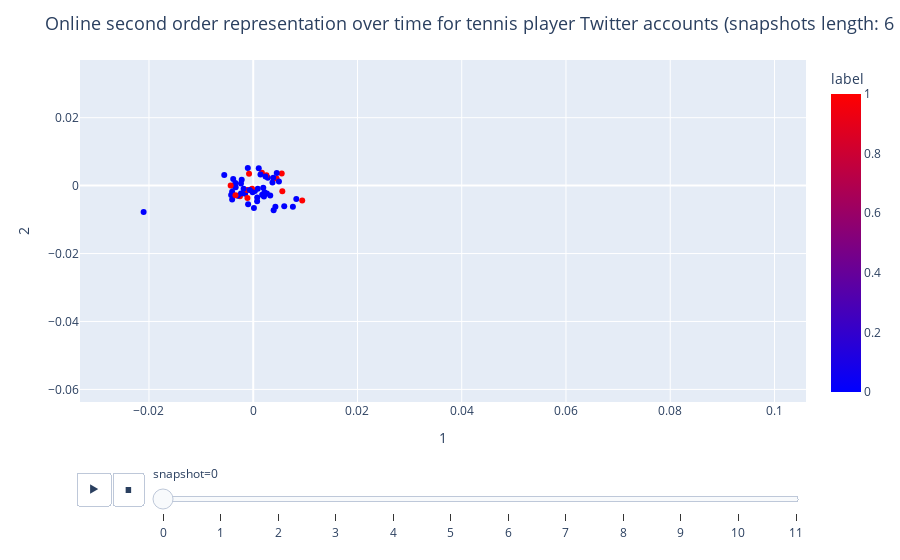

Notebook code for this chart:
### Code cell
fig_so

### Figure 1 — Plotly figure (JSON) as saved in the notebook; plotly's stock layout.template omitted (floating-point values rounded to 4 significant figures)
{"data": [{"hovertemplate": "<b>%{hovertext}</b><br><br>snapshot=0<br>1=%{x}<br>2=%{y}<br>label=%{marker.color}<extra></extra>", "hovertext": ["Svetlana Kuznetsova<br>2017-05-28<br>Women's Singles - Round 1<br>Suzanne-Lenglen Court<br>Match id: 2", "Philipp Kohlschreiber<br>2017-05-28", "Paul-Henri Mathieu<br>2017-05-28", "Nick Kyrgios<br>2017-05-28", "Garbiñe Muguruza<br>2017-05-28", "Federico Delbonis<br>2017-05-28", "Feliciano Lopez<br>2017-05-28", "Juan Martin Del Potro<br>2017-05-28", "Henri Leconte<br>2017-05-28", "Andy Murray<br>2017-05-28", "Horacio Zeballos<br>2017-05-28<br>Men's Singles - Round 1<br>Suzanne-Lenglen Court<br>Match id: 1", "Tomas Berdych<br>2017-05-28", "Marion Bartoli<br>2017-05-28", "Madison Keys<br>2017-05-28", "David Goffin<br>2017-05-28", "Pablo Cuevas<br>2017-05-28", "Guido Pella<br>2017-05-28", "Jack Sock<br>2017-05-28", "Dominic Thiem<br>2017-05-28<br>Men's Singles - Round 1<br>Suzanne-Lenglen Court<br>Match id: 3", "Samantha Stosur<br>2017-05-28", "Timea Bacsinszky<br>2017-05-28<br>Women's Singles - Round 1<br>Court 17<br>Match id: 1", "Novak Djokovic<br>2017-05-28", "Simona Halep<br>2017-05-28", "Agnieszka Radwanska<br>2017-05-28", "Nicolas Jarry<br>2017-05-28", "Francesca Schiavone<br>2017-05-28", "Elina Svitolina<br>2017-05-28", "Jo-Wilfried Tsonga<br>2017-05-28", "Karolina Pliskova<br>2017-05-28", "Coco Vandeweghe<br>2017-05-28", "Rafael Nadal<br>2017-05-28", "Stefanos Tsitsipas<br>2017-05-28<br>Men's Singles - Round 1<br>Court 3<br>Match id: 2", "Andre Sa<br>2017-05-28", "Milos Raonic<br>2017-05-28", "Roberta Vinci<br>2017-05-28<br>Women's Singles - Round 1<br>Court 2<br>Match id: 1", "Andrey Rublev<br>2017-05-28", "Richard Gasquet<br>2017-05-28", "Angelique Kerber<br>2017-05-28<br>Women's Singles - Round 1<br>Philippe-Chatrier Court<br>Match id: 2", "Grigor Dimitrov<br>2017-05-28<br>Men's Singles - Round 1<br>Philippe-Chatrier Court<br>Match id: 3", "David Ferrer<br>2017-05-28", "Martina Navratilova<br>2017-05-28", "Venus Williams<br>2017-05-28<br>Women's Singles - Round 1<br>Suzanne-Lenglen Court<br>Match id: 4", "Eugenie Bouchard<br>2017-05-28", "Petra Kvitova<br>2017-05-28<br>Women's Singles - Round 1<br>Philippe-Chatrier Court<br>Match id: 1", "Conchita Martinez<br>2017-05-28", "Johanna Konta<br>2017-05-28", "Lucas Pouille<br>2017-05-28<br>Men's Singles - Round 1<br>Philippe-Chatrier Court<br>Match id: 4", "Stan Wawrinka<br>2017-05-28", "Alex Corretja<br>2017-05-28", "Santiago Gonzalez<br>2017-05-28", "Amanda Anisimova<br>2017-05-28<br>Women's Singles - Round 1<br>Court 6<br>Match id: 3", "Kristina Mladenovic<br>2017-05-28", "Monica Puig<br>2017-05-28<br>Women's Singles - Round 1<br>Court 2<br>Match id: 1", "Daria Gavrilova<br>2017-05-28", "Sania Mirza<br>2017-05-28", "Kei Nishikori<br>2017-05-28", "Caroline Wozniacki<br>2017-05-28"], "ids": [102652835, 104294006, 1044227084, 1110553549, 118779247, 134906432, 138358313, 139556944, 14056125, 14123683, 146613488, 1484787162, 1490817636, 1601451361, 1612711830, 162187399, 174876254, 186668655, 2223114825, 2455053222, 2498274386, 259925559, 2602158362, 275115103, 2847445620, 2913792699, 295610884, 297380894, 2997502061, 340548756, 344634424, 348332740, 351625171, 35441526, 410232624, 446304475, 459954236, 481461757, 48348735, 485511296, 506429053, 50725573, 52818366, 533202479, 57165979, 594029345, 632089798, 65187067, 726543308, 74361297, 826220690441437200, 830685463, 847389421, 850660369, 87174678, 87769890, 94166168], "legendgroup": "", "marker": {"color": [1, 0, 0, 0, 0, 0, 0, 0, 0, 0, 1, 0, 0, 0, 0, 0, 0, 0, 1, 0, 1, 0, 0, 0, 0, 0, 0, 0, 0, 0, 0, 1, 0, 0, 1, 0, 0, 1, 1, 0, 0, 1, 0, 1, 0, 0, 1, 0, 0, 0, 1, 0, 1, 0, 0, 0, 0], "coloraxis": "coloraxis", "symbol": "circle"}, "mode": "markers", "name": "", "orientation": "v", "showlegend": false, "type": "scatter", "x": [-0.002552, 0.0007486, 0.0008707, -0.004044, -0.001039, -0.004051, 0.003916, -0.001558, 0.002625, 0.0007657, 0.001662, -0.00235, -0.0009829, -0.002984, 0.00595, -0.002359, 0.000313, -0.003973, -0.001112, 0.003692, 0.004481, -0.004236, 0.0001343, 0.001928, 0.00139, -0.003843, 0.00761, -0.005558, 0.0028, -0.003367, 0.002063, -0.001147, 0.002157, 0.008264, -0.0008033, -0.003423, 0.003266, 0.002529, 0.009397, 0.004933, 0.001716, 0.005467, -0.02103, -0.004332, -0.001851, -0.00221, -0.0002274, 0.00451, 0.001967, -0.0001124, -0.003402, 0.001059, 0.005581, 0.00385, -0.0006718, 0.004253, 0.002361], "xaxis": "x", "y": [-0.003161, -0.00462, -0.0009586, -0.004104, 0.005219, -0.001775, -0.007275, -0.002372, -0.002287, -0.003507, 0.003769, 0.000633, -0.005495, -0.002983, -0.006058, -0.002295, -0.001597, -3.477e-05, -0.00362, 0.0009502, 0.002103, -0.002753, -0.006578, -0.0006072, 0.003237, 0.00191, -0.006213, 0.003142, 0.0023, -0.0004573, -0.003176, -0.001299, -0.001985, -0.003908, 0.003509, 0.000749, -0.002932, 0.003045, -0.004366, 0.001184, -0.002722, 0.003591, -0.007745, 3.283e-05, -0.0009595, 0.001719, -0.0009336, 0.003693, -0.002909, -0.001972, -0.002852, 0.005094, -0.00167, 0.0023, -0.001323, -0.006234, 0.002715], "yaxis": "y"}], "layout": {"coloraxis": {"colorbar": {"title": {"text": "label"}}, "colorscale": [[0, "rgb(0,0,255)"], [1, "rgb(255,0,0)"]]}, "legend": {"tracegroupgap": 0}, "margin": {"t": 60}, "showlegend": false, "sliders": [{"active": 0, "currentvalue": {"prefix": "snapshot="}, "len": 0.9, "pad": {"b": 10, "t": 60}, "steps": [{"args": [["0"], {"frame": {"duration": 0, "redraw": false}, "fromcurrent": true, "mode": "immediate", "transition": {"duration": 0, "easing": "linear"}}], "label": "0", "method": "animate"}, {"args": [["1"], {"frame": {"duration": 0, "redraw": false}, "fromcurrent": true, "mode": "immediate", "transition": {"duration": 0, "easing": "linear"}}], "label": "1", "method": "animate"}, {"args": [["2"], {"frame": {"duration": 0, "redraw": false}, "fromcurrent": true, "mode": "immediate", "transition": {"duration": 0, "easing": "linear"}}], "label": "2", "method": "animate"}, {"args": [["3"], {"frame": {"duration": 0, "redraw": false}, "fromcurrent": true, "mode": "immediate", "transition": {"duration": 0, "easing": "linear"}}], "label": "3", "method": "animate"}, {"args": [["4"], {"frame": {"duration": 0, "redraw": false}, "fromcurrent": true, "mode": "immediate", "transition": {"duration": 0, "easing": "linear"}}], "label": "4", "method": "animate"}, {"args": [["5"], {"frame": {"duration": 0, "redraw": false}, "fromcurrent": true, "mode": "immediate", "transition": {"duration": 0, "easing": "linear"}}], "label": "5", "method": "animate"}, {"args": [["6"], {"frame": {"duration": 0, "redraw": false}, "fromcurrent": true, "mode": "immediate", "transition": {"duration": 0, "easing": "linear"}}], "label": "6", "method": "animate"}, {"args": [["7"], {"frame": {"duration": 0, "redraw": false}, "fromcurrent": true, "mode": "immediate", "transition": {"duration": 0, "easing": "linear"}}], "label": "7", "method": "animate"}, {"args": [["8"], {"frame": {"duration": 0, "redraw": false}, "fromcurrent": true, "mode": "immediate", "transition": {"duration": 0, "easing": "linear"}}], "label": "8", "method": "animate"}, {"args": [["9"], {"frame": {"duration": 0, "redraw": false}, "fromcurrent": true, "mode": "immediate", "transition": {"duration": 0, "easing": "linear"}}], "label": "9", "method": "animate"}, {"args": [["10"], {"frame": {"duration": 0, "redraw": false}, "fromcurrent": true, "mode": "immediate", "transition": {"duration": 0, "easing": "linear"}}], "label": "10", "method": "animate"}, {"args": [["11"], {"frame": {"duration": 0, "redraw": false}, "fromcurrent": true, "mode": "immediate", "transition": {"duration": 0, "easing": "linear"}}], "label": "11", "method": "animate"}], "x": 0.1, "xanchor": "left", "y": 0, "yanchor": "top"}], "title": {"font": {"size": 18}, "text": "Online second order representation over time for tennis player Twitter accounts (snapshots length: 6 hours)"}, "updatemenus": [{"buttons": [{"args": [null, {"frame": {"duration": 1000, "redraw": false}, "fromcurrent": true, "mode": "immediate", "transition": {"duration": 500, "easing": "linear"}}], "label": "&#9654;", "method": "animate"}, {"args": [[null], {"frame": {"duration": 0, "redraw": false}, "fromcurrent": true, "mode": "immediate", "transition": {"duration": 0, "easing": "linear"}}], "label": "&#9724;", "method": "animate"}], "direction": "left", "pad": {"r": 10, "t": 70}, "showactive": false, "type": "buttons", "x": 0.1, "xanchor": "right", "y": 0, "yanchor": "top"}], "xaxis": {"anchor": "y", "domain": [0, 1], "range": [-0.03323, 0.106], "title": {"text": "1"}}, "yaxis": {"anchor": "x", "domain": [0, 1], "range": [-0.06371, 0.03698], "title": {"text": "2"}}}}
